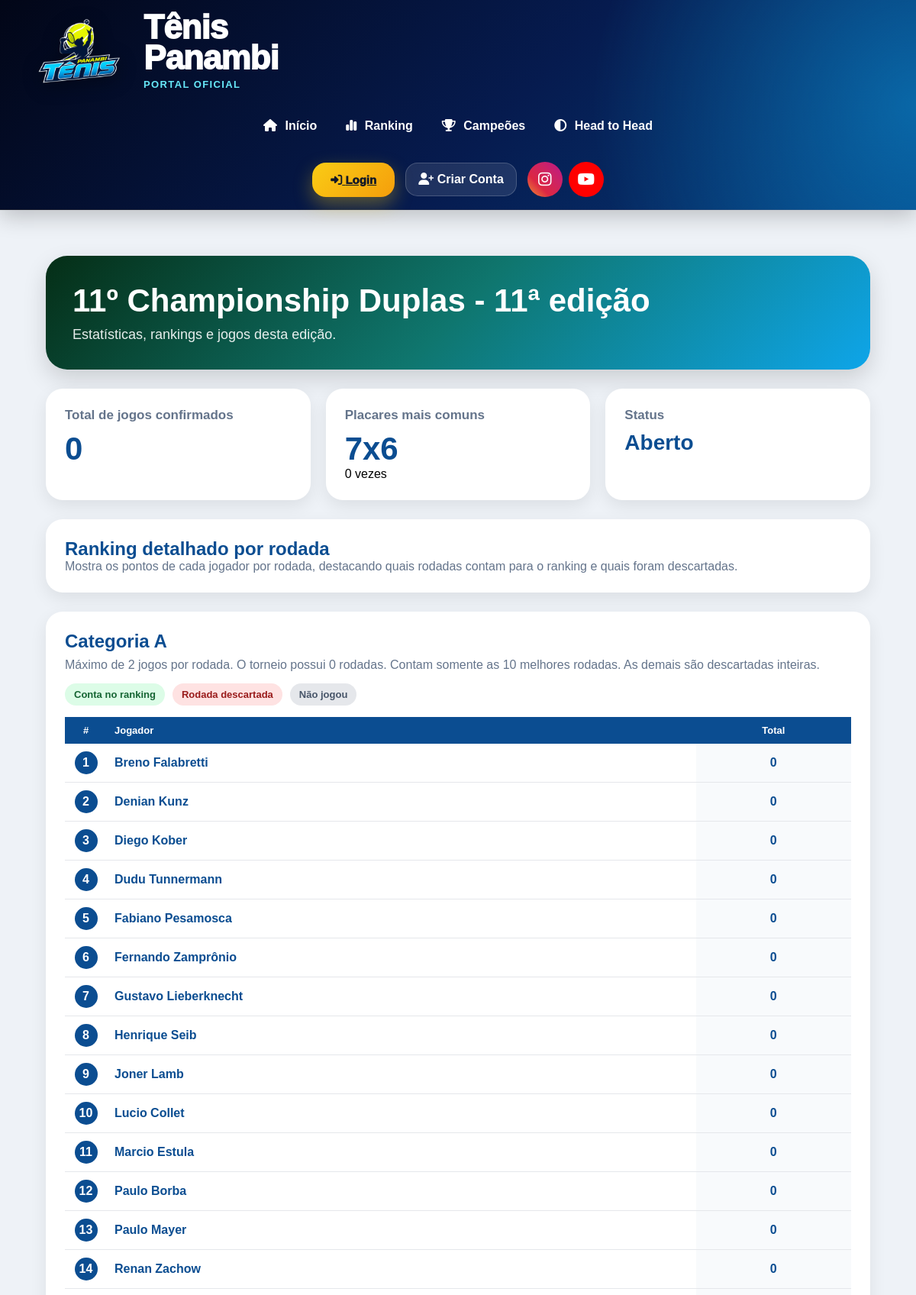
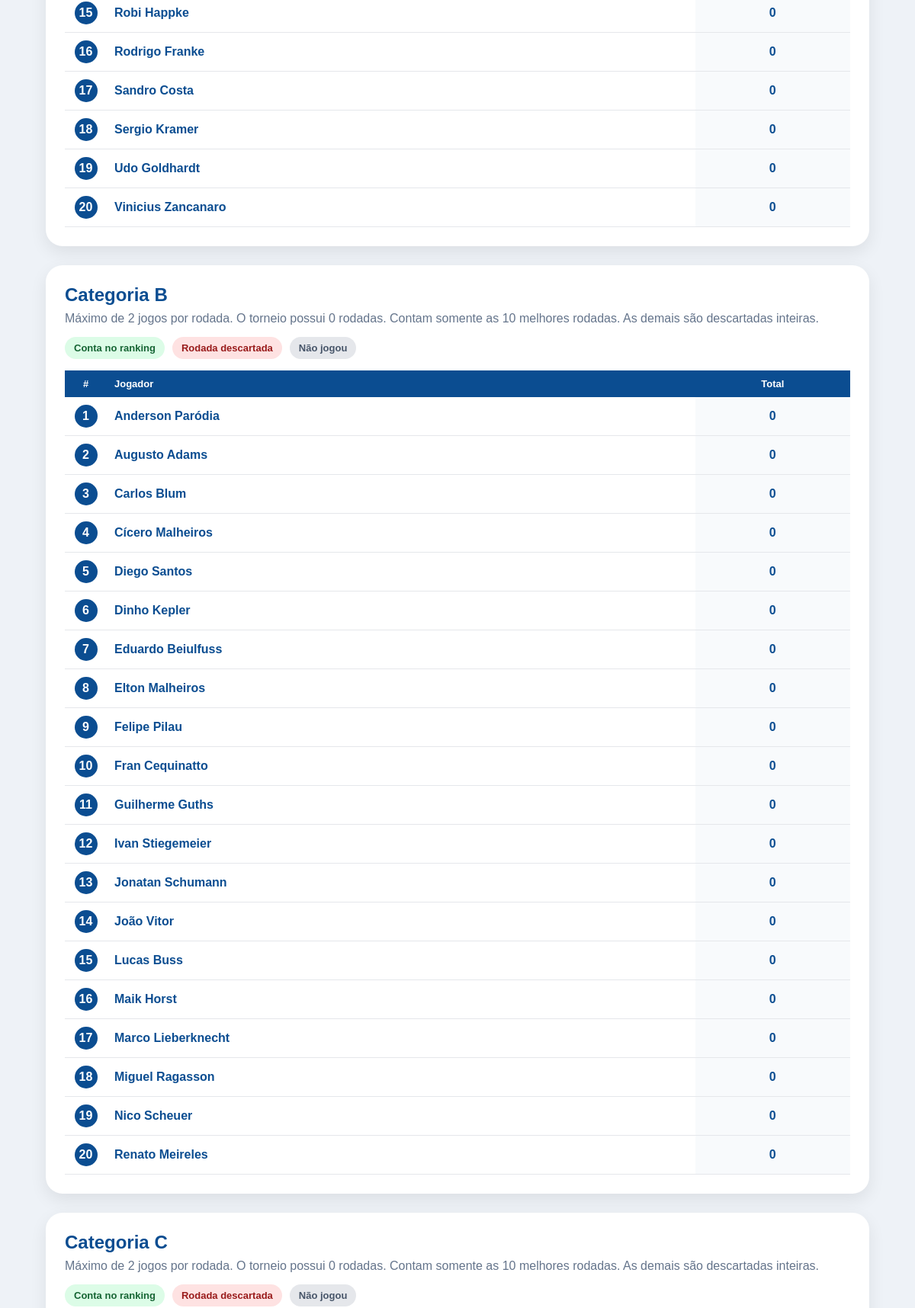
The app's page /torneios/7/ (upper part) with its own data (2 pictures, top to bottom).
### core/models.py (models this page shows, shortened)
class Torneio(models.Model):
    TIPOS = [
        ('RANKING', 'Ranking'),
        ('MATA_MATA', 'Mata-mata'),
        ('GRUPOS', 'Grupos'),
        ('AMISTOSO', 'Amistoso'),
        ('TREINO', 'Treino'),
    ]
    DISPUTAS = [
        ('SIMPLES', 'Simples'),
        ('DUPLAS', 'Duplas'),
    ]
    STATUS = [
    ('ABERTO', 'Aberto'),
    ('EM_ANDAMENTO', 'Em andamento'),
    ('FASE_FINAIS', 'Fase finais'),
    ('ENCERRADO', 'Encerrado definitivamente'),
]
    nome = models.CharField(max_length=100)
    edicao = models.IntegerField(default=1)
    ano = models.IntegerField(default=2026)
    tipo = models.CharField(
        max_length=20,
        choices=TIPOS,
        default='RANKING'
    )
    disputa = models.CharField(
        max_length=20,
        choices=DISPUTAS,
        default='DUPLAS'
    )
    data_inicio = models.DateField(
        blank=True,
        null=True
    )
    data_fim = models.DateField(
        blank=True,
        null=True
    )
    status = models.CharField(
        max_length=20,
        choices=STATUS,
        default='ABERTO'
    )
    ativo = models.BooleanField(
    default=False
)
    criado_em = models.DateTimeField(auto_now_add=True)

class CategoriaTorneio(models.Model):
    CATEGORIAS = [
        ('A', 'Categoria A'),
        ('B', 'Categoria B'),
        ('C', 'Categoria C'),
    ]
    torneio = models.ForeignKey(
        Torneio,
        on_delete=models.CASCADE,
        related_name='categorias'
    )
    categoria = models.CharField(
        max_length=1,
        choices=CATEGORIAS
    )
    quantidade_jogadores = models.IntegerField(default=20)
    classificados_finais = models.IntegerField(default=8)
    promovidos = models.IntegerField(default=0)
    rebaixados = models.IntegerField(default=0)
    melhores_resultados = models.IntegerField(default=10)
    max_jogos_por_rodada = models.IntegerField(default=2)
    rodadas_contabilizadas = models.IntegerField(
    default=10
)

class Jogador(models.Model):
    CATEGORIAS = [
        ('A', 'Categoria A'),
        ('B', 'Categoria B'),
        ('C', 'Categoria C'),
    ]
    NIVEIS = [
        ('INICIANTE', 'Iniciante'),
        ('INTERMEDIARIO', 'Intermediário'),
        ('AVANCADO', 'Avançado'),
    ]
    MAOS = [
        ('DIREITA', 'Direita'),
        ('ESQUERDA', 'Esquerda'),
    ]
    BACKHANDS = [
        ('UMA_MAO', '1 mão'),
        ('DUAS_MAOS', '2 mãos'),
    ]
    ESTILOS_JOGO = [
        ('OFENSIVO', 'Ofensivo'),
        ('DEFENSIVO', 'Defensivo'),
        ('ALL_COURT', 'All Court'),
        ('SAQUE_VOLEIO', 'Saque e Voleio'),
    ]
    CLUBES = [
        ('TENIS_PANAMBI', 'Tênis Panambi'),
        ('AABB', 'AABB'),
        ('AFUBRA', 'Afubra'),
        ('OUTRO', 'Outro'),
    ]
    usuario = models.OneToOneField(
        User,
        on_delete=models.SET_NULL,
        null=True,
        blank=True
    )
    nome = models.CharField(max_length=150)
    email = models.EmailField(
        blank=True,
        null=True
    )
    telefone = models.CharField(
        max_length=30,
        blank=True,
        null=True
    )
    cidade = models.CharField(
        max_length=100,
        blank=True,
        null=True
    )
    categoria = models.CharField(
        max_length=1,
        choices=CATEGORIAS,
        blank=True,
        null=True
    )
    nivel = models.CharField(
        max_length=20,
        choices=NIVEIS,
        default='INICIANTE'
    )
    mao_dominante = models.CharField(
        max_length=20,
        choices=MAOS,
        default='DIREITA'
    )
    raquete = models.CharField(
        max_length=100,
        blank=True,
        null=True
    )
    instagram = models.CharField(
        max_length=100,
        blank=True,
        null=True
    )
    foto = models.ImageField(
        upload_to='jogadores/',
        blank=True,
        null=True
    )
    ano_inicio = models.PositiveIntegerField(
        blank=True,
        null=True,
        verbose_name='Ano que começou a jogar'
    )
    clube = models.CharField(
        max_length=30,
        choices=CLUBES,
        blank=True,
        null=True
    )
    backhand = models.CharField(
        max_length=20,
        choices=BACKHANDS,
        blank=True,
        null=True
    )
    estilo_jogo = models.CharField(
        max_length=30,
        choices=ESTILOS_JOGO,
        blank=True,
        null=True
    )
    jogador_favorito = models.CharField(
        max_length=100,
        blank=True,
        null=True
    )
    frase_pessoal = models.CharField(
        max_length=200,
        blank=True,
        null=True
    )
    jogos_historicos = models.IntegerField(default=0)
    vitorias_historicas = models.IntegerField(default=0)
    derrotas_historicas = models.IntegerField(default=0)
    titulos_cd = models.IntegerField(default=0)
    vice_cd = models.IntegerField(default=0)
    semifinal_cd = models.IntegerField(default=0)
    ativo = models.BooleanField(default=False)
    criado_em = models.DateTimeField(auto_now_add=True)
    class Meta:
        ordering = ['categoria', 'nome']

### core/views.py (the view, shortened to what this page needs)
def detalhe_torneio(request, torneio_id):
    torneio = get_object_or_404(
        Torneio,
        id=torneio_id
    )
    total_jogos = Jogo.objects.filter(
        torneio=torneio,
        status='CONFIRMADO'
    ).count()
    ultimos_jogos = Jogo.objects.filter(
        torneio=torneio,
        status='CONFIRMADO'
    ).order_by(
        '-data_jogo',
        '-id'
    )[:20]
    resultados_validos = [
        '7x6',
        '7x5',
        '6x4',
        '6x3',
        '6x2',
        '6x1',
        '6x0',
    ]
    contador_placares = {
        placar: 0
        for placar in resultados_validos
    }
    jogos_duplas = Jogo.objects.filter(
        torneio=torneio,
        status='CONFIRMADO',
        tipo_jogo='CHAMPIONSHIP_DUPLAS'
    )
    placares_mais_comuns = sorted(
        contador_placares.items(),
        key=lambda item: item[1],
        reverse=True
    )
    jogos_por_rodada = Jogo.objects.filter(
        torneio=torneio,
        status='CONFIRMADO',
        rodada__isnull=False
    ).values(
        'rodada'
    ).annotate(
        total=Count('id')
    ).order_by(
        'rodada'
    )
    torneios_historico = Torneio.objects.all().order_by(
        '-ano',
        '-edicao',
        '-id'
    )
    def montar_matriz_categoria(categoria_letra):
        categoria = CategoriaTorneio.objects.filter(
            torneio=torneio,
            categoria=categoria_letra
        ).first()
        jogos = Jogo.objects.filter(
            torneio=torneio,
            categoria=categoria,
            status='CONFIRMADO',
            tipo_jogo='CHAMPIONSHIP_DUPLAS'
        ).filter(
            fase__isnull=True
        ).order_by(
            'rodada',
            'id'
        )
        maior_rodada = jogos.aggregate(
            maior=Max('rodada')
        )['maior'] or 0
        rodadas_numeros = list(
            range(1, maior_rodada + 1)
        )
        inscricoes = InscricaoTorneio.objects.filter(
            torneio=torneio,
            categoria=categoria,
            ativo=True
        ).select_related(
            'jogador'
        )
        dados_jogadores = {}
        for inscricao in inscricoes:
            jogador = inscricao.jogador
            dados_jogadores[jogador.id] = {
                'jogador': jogador,
                'rodadas': {},
                'total': 0,
                'posicao': '-',
            }
        ranking = RankingJogador.objects.filter(
            torneio=torneio,
            categoria=categoria
        ).select_related(
            'jogador'
        )
        for r in ranking:
            if r.jogador.id not in dados_jogadores:
                dados_jogadores[r.jogador.id] = {
                    'jogador': r.jogador,
                    'rodadas': {},
                    'total': r.pontos,
                    'posicao': r.posicao,
                }
            else:
                dados_jogadores[r.jogador.id]['total'] = r.pontos
                dados_jogadores[r.jogador.id]['posicao'] = r.posicao
        controle_rodadas = {}
        for dados in dados_jogadores.values():
            lista_rodadas = []
            for rodada, info in dados['rodadas'].items():
                lista_rodadas.append({
                    'rodada': rodada,
                    'pontos': info['pontos']
                })
            melhores = sorted(
                lista_rodadas,
                key=lambda item: item['pontos'],
                reverse=True
            )[:categoria.rodadas_contabilizadas]
            rodadas_contam = [
                item['rodada']
                for item in melhores
            ]
            for rodada, info in dados['rodadas'].items():
                if rodada in rodadas_contam:
                    info['conta'] = True
            linha_rodadas = []
            dados['linha_rodadas'] = linha_rodadas
        jogadores = sorted(
            dados_jogadores.values(),
            key=lambda item: (
                item['posicao'] if item['posicao'] != '-' else 9999,
                item['jogador'].nome
            )
        )
        return {
            'categoria': categoria_letra,
            'config': categoria,
            'rodadas': rodadas_numeros,
            'jogadores': jogadores
        }
    matriz_a = montar_matriz_categoria('A')
    matriz_b = montar_matriz_categoria('B')
    matriz_c = montar_matriz_categoria('C')
    return render(
        request,
        'torneios/detalhe.html',
        {
            'torneio': torneio,
            'total_jogos': total_jogos,
            'ultimos_jogos': ultimos_jogos,
            'placares_mais_comuns': placares_mais_comuns,
            'jogos_por_rodada': jogos_por_rodada,
            'torneios_historico': torneios_historico,
            'matriz_a': matriz_a,
            'matriz_b': matriz_b,
            'matriz_c': matriz_c,
        }
    )

### core/templates/torneios/detalhe.html (shortened to what this page needs)
{% extends 'base/base.html' %}
{% block content %}
<div class="torneio-container">
    <div class="hero-torneio">
        <h1>{{ torneio.nome }} - {{ torneio.edicao }}ª edição</h1>
        <p>Estatísticas, rankings e jogos desta edição.</p>
    </div>
    <div class="cards">
        <div class="card-info">
            <h3>Total de jogos confirmados</h3>
            <div class="numero">{{ total_jogos }}</div>
        </div>
        <div class="card-info">
            <h3>Placares mais comuns</h3>
            <div id="placarSliderTorneio">
                {% for placar, qtd in placares_mais_comuns %}
                    <div class="placar-slide-torneio" style="{% if not forloop.first %}display:none;{% endif %}">
                        <div class="numero">{{ placar }}</div>
                        <p>{{ qtd }} vez{{ qtd|pluralize:"es" }}</p>
                    </div>
                {% empty %}
                    <div class="numero">-</div>
                {% endfor %}
            </div>
        </div>
        <div class="card-info">
            <h3>Status</h3>
            <div class="numero" style="font-size:28px;">
                {{ torneio.get_status_display }}
            </div>
        </div>
    </div>
    <div class="box">
        <h2>Ranking detalhado por rodada</h2>
        <p style="color:#64748b;">
            Mostra os pontos de cada jogador por rodada, destacando quais rodadas contam para o ranking e quais foram descartadas.
        </p>
    </div>
    {% include 'torneios/tabela_rodadas.html' with matriz=matriz_a %}
    {% include 'torneios/tabela_rodadas.html' with matriz=matriz_b %}
    {% include 'torneios/tabela_rodadas.html' with matriz=matriz_c %}
</div>
{% endblock %}

### core/templates/torneios/tabela_rodadas.html (shortened to what this page needs)
{% if matriz and matriz.config %}
<div class="ranking-rodadas-box">
    <div class="ranking-rodadas-header">
        <h2>Categoria {{ matriz.categoria }}</h2>
        <p>
            Máximo de {{ matriz.config.max_jogos_por_rodada }} jogos por rodada.
O torneio possui {{ matriz.rodadas|length }} rodadas.
Contam somente as {{ matriz.config.rodadas_contabilizadas }} melhores rodadas.
As demais são descartadas inteiras.
        </p>
    </div>
    <div class="legenda-rodadas">
        <span class="legenda-item conta">Conta no ranking</span>
        <span class="legenda-item descarta">Rodada descartada</span>
        <span class="legenda-item nao-jogou">Não jogou</span>
    </div>
    <div class="tabela-rodadas-scroll">
        <table class="tabela-rodadas">
            <thead>
                <tr>
                    <th class="col-pos">#</th>
                    <th class="col-jogador">Jogador</th>
                    <th>Total</th>
                </tr>
            </thead>
            <tbody>
                {% for linha in matriz.jogadores %}
                    <tr>
                        <td class="col-pos">
                            {% if linha.posicao != '-' %}
                                <span class="posicao-mini">{{ linha.posicao }}</span>
                            {% else %}
                                -
                            {% endif %}
                        </td>
                        <td class="col-jogador">
                            {{ linha.jogador.nome }}
                        </td>
                        <td class="total-ranking">
                            {{ linha.total }}
                        </td>
                    </tr>
                {% empty %}
                    <tr>
                        <td colspan="99" class="sem-dados">
                            Nenhum jogador encontrado nesta categoria.
                        </td>
                    </tr>
                {% endfor %}
            </tbody>
        </table>
    </div>
</div>
{% endif %}

### core/templates/base/base.html (style rules this page uses)
* { margin:0; padding:0; box-sizing:border-box; font-family:Arial, Helvetica, sans-serif; }
body { background:#eef2f7; overflow-x:hidden; }
table { width:100%; border-collapse:collapse; }

### core/templates/torneios/detalhe.html (style rules this page uses)
.torneio-container { max-width:1400px; margin:0 auto; padding:25px; }
.hero-torneio { background:linear-gradient(135deg,#052e16,#0f766e,#0ea5e9); color:white; border-radius:28px; padding:35px; margin-bottom:25px; box-shadow:0 12px 30px rgba(0,0,0,.15); }
.hero-torneio h1 { margin:0; font-size:42px; }
.hero-torneio p { margin-top:10px; font-size:18px; opacity:.9; }
.cards { display:grid; grid-template-columns:repeat(auto-fit,minmax(230px,1fr)); gap:20px; margin-bottom:25px; }
.card-info { background:white; border-radius:22px; padding:25px; box-shadow:0 8px 22px rgba(0,0,0,.08); }
.card-info h3 { margin:0; color:#64748b; font-size:17px; }
.card-info .numero { margin-top:10px; color:#0b4d91; font-size:42px; font-weight:900; }
.box { background:white; border-radius:22px; padding:25px; box-shadow:0 8px 22px rgba(0,0,0,.08); margin-bottom:25px; }
.box h2 { margin-top:0; color:#0b4d91; }
.ranking-rodadas-box { background:white; border-radius:22px; padding:25px; box-shadow:0 8px 22px rgba(0,0,0,.08); margin-bottom:25px; }
.ranking-rodadas-header h2 { margin:0; color:#0b4d91; }
.ranking-rodadas-header p { color:#64748b; margin-top:8px; margin-bottom:15px; }
.legenda-rodadas { display:flex; gap:10px; flex-wrap:wrap; margin-bottom:15px; }
.legenda-item { padding:7px 12px; border-radius:999px; font-size:13px; font-weight:900; }
.legenda-item.conta { background:#dcfce7; color:#166534; }
.legenda-item.descarta { background:#fee2e2; color:#991b1b; }
.legenda-item.nao-jogou { background:#e5e7eb; color:#475569; }
.tabela-rodadas-scroll { overflow-x:auto; }
.tabela-rodadas { width:100%; border-collapse:collapse; min-width:1000px; }
.tabela-rodadas th { background:#0b4d91; color:white; padding:10px; text-align:center; font-size:13px; white-space:nowrap; }
.tabela-rodadas td { padding:10px; border-bottom:1px solid #e5e7eb; text-align:center; font-weight:800; }
.col-pos { width:55px; }
.col-jogador { min-width:190px; text-align:left !important; color:#0b4d91; font-weight:900; position:sticky; left:0; background:white; z-index:2; }
.tabela-rodadas th.col-jogador { background:#0b4d91; color:white; z-index:3; }
.posicao-mini { width:30px; height:30px; border-radius:50%; background:#0b4d91; color:white; display:inline-flex; align-items:center; justify-content:center; font-weight:900; }
.total-ranking { color:#0b4d91; font-weight:1000; background:#f8fafc; }

### records on screen
Torneio: nome "11º Championship Duplas", edicao "11", status "Aberto"
CategoriaTorneio: config.max_jogos_por_rodada "2", config.rodadas_contabilizadas "10"
Jogador: posicao "1", jogador.nome "Breno Falabretti", total "0"
Jogador: posicao "2", jogador.nome "Denian Kunz", total "0"
Jogador: posicao "3", jogador.nome "Diego Kober", total "0"
Jogador: posicao "4", jogador.nome "Dudu Tunnermann", total "0"
Jogador: posicao "5", jogador.nome "Fabiano Pesamosca", total "0"
Jogador: posicao "6", jogador.nome "Fernando Zamprônio", total "0"
Jogador: posicao "7", jogador.nome "Gustavo Lieberknecht", total "0"
Jogador: posicao "8", jogador.nome "Henrique Seib", total "0"
Jogador: posicao "9", jogador.nome "Joner Lamb", total "0"
Jogador: posicao "10", jogador.nome "Lucio Collet", total "0"
Jogador: posicao "11", jogador.nome "Marcio Estula", total "0"
Jogador: posicao "12", jogador.nome "Paulo Borba", total "0"
Jogador: posicao "13", jogador.nome "Paulo Mayer", total "0"
Jogador: posicao "14", jogador.nome "Renan Zachow", total "0"
Jogador: posicao "15", jogador.nome "Robi Happke", total "0"
Jogador: posicao "16", jogador.nome "Rodrigo Franke", total "0"
Jogador: posicao "17", jogador.nome "Sandro Costa", total "0"
Jogador: posicao "18", jogador.nome "Sergio Kramer", total "0"
Jogador: posicao "19", jogador.nome "Udo Goldhardt", total "0"
Jogador: posicao "20", jogador.nome "Vinicius Zancanaro", total "0"
CategoriaTorneio: config.max_jogos_por_rodada "2", config.rodadas_contabilizadas "10"
Jogador: posicao "1", jogador.nome "Anderson Paródia", total "0"
Jogador: posicao "2", jogador.nome "Augusto Adams", total "0"
Jogador: posicao "3", jogador.nome "Carlos Blum", total "0"
Jogador: posicao "4", jogador.nome "Cícero Malheiros", total "0"
Jogador: posicao "5", jogador.nome "Diego Santos", total "0"
Jogador: posicao "6", jogador.nome "Dinho Kepler", total "0"
Jogador: posicao "7", jogador.nome "Eduardo Beiulfuss", total "0"
Jogador: posicao "8", jogador.nome "Elton Malheiros", total "0"
Jogador: posicao "9", jogador.nome "Felipe Pilau", total "0"
Jogador: posicao "10", jogador.nome "Fran Cequinatto", total "0"
Jogador: posicao "11", jogador.nome "Guilherme Guths", total "0"
Jogador: posicao "12", jogador.nome "Ivan Stiegemeier", total "0"
Jogador: posicao "13", jogador.nome "Jonatan Schumann", total "0"
Jogador: posicao "14", jogador.nome "João Vitor", total "0"
Jogador: posicao "15", jogador.nome "Lucas Buss", total "0"
Jogador: posicao "16", jogador.nome "Maik Horst", total "0"
Jogador: posicao "17", jogador.nome "Marco Lieberknecht", total "0"
Jogador: posicao "18", jogador.nome "Miguel Ragasson", total "0"
Jogador: posicao "19", jogador.nome "Nico Scheuer", total "0"
Jogador: posicao "20", jogador.nome "Renato Meireles", total "0"
CategoriaTorneio: config.max_jogos_por_rodada "2", config.rodadas_contabilizadas "10"

### other values on screen
{{ total_jogos }} "0"
{{ placar }} "7x6"
{{ qtd }} "0"
{{ matriz.categoria }} "A B C"
{{ matriz.rodadas|length }} "0 0 0"
